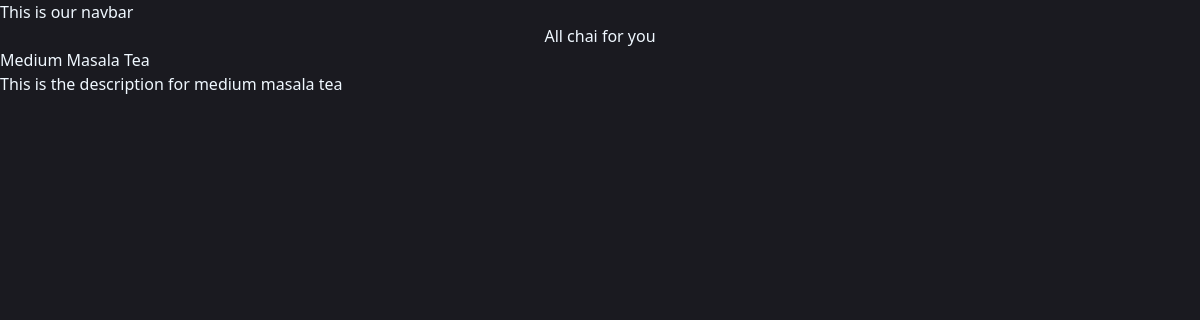
Screenshot of /app001/3/ with the database file from the repository.
### app001/models.py (models this page shows, shortened)
class chaiVarity(models.Model):
    CHAI_TYPE_CHOICE = {
        ('ML', 'MASALA'),
        ('GR','GINGER'),
        ('KL','KIWI'),
        ('PL','PLAIN'),
        ('EL','ELAICHI')
    }
    name = models.CharField(max_length=50)
    image = models.ImageField(upload_to='chais/')
    date_added = models.DateTimeField(default = timezone.now)
    type = models.CharField(max_length=2, choices=CHAI_TYPE_CHOICE)
    description = models.TextField(default='')

### app001/views.py (the view)
# urls.py: path('<int:chai_id>/', views.chai_detail, name='chai_detail'),
def chai_detail(request, chai_id):
    chai = get_object_or_404(chaiVarity, pk=chai_id)
    return render(request,'app001/chai_detail.html',{'chai':chai })

### app001/templates/app001/chai_detail.html (shortened to what this page needs)
{% extends 'layout.html' %}
{% block content %}
    <h1>All chai for you</h1>
    <h3>{{chai.name}}</h3>
    <p>{{chai.description}}</p>
{% endblock %}

### static/style.css (style rules this page uses)
body { background-color: rgb(26, 26, 32); color: aliceblue; }
h1 { text-align: center; font-size: 2em; }

### rows the page displays
chaiVarity: name "Medium Masala Tea", description "This is the description for medium masala tea"
